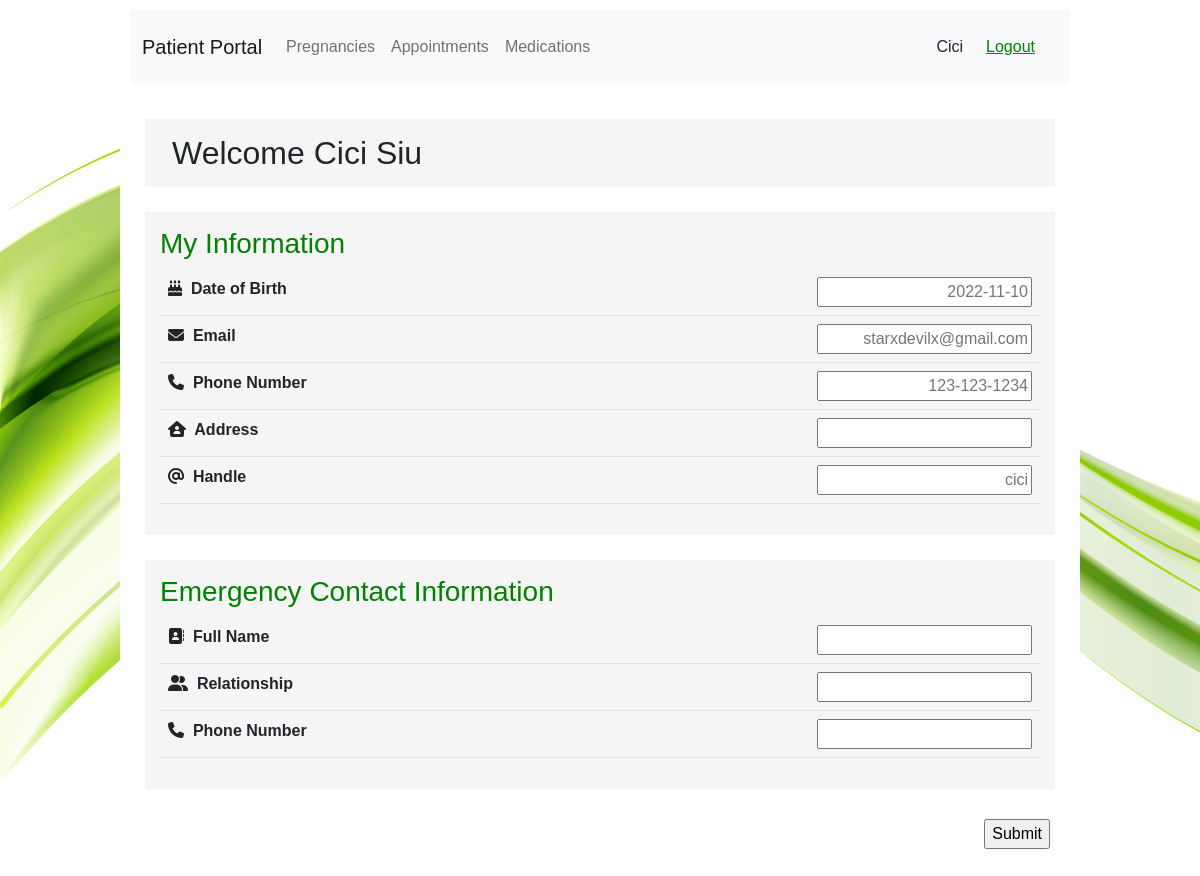
The page /html/patient/patientEditMyInfo.php (signed in) on the database as committed earlier.
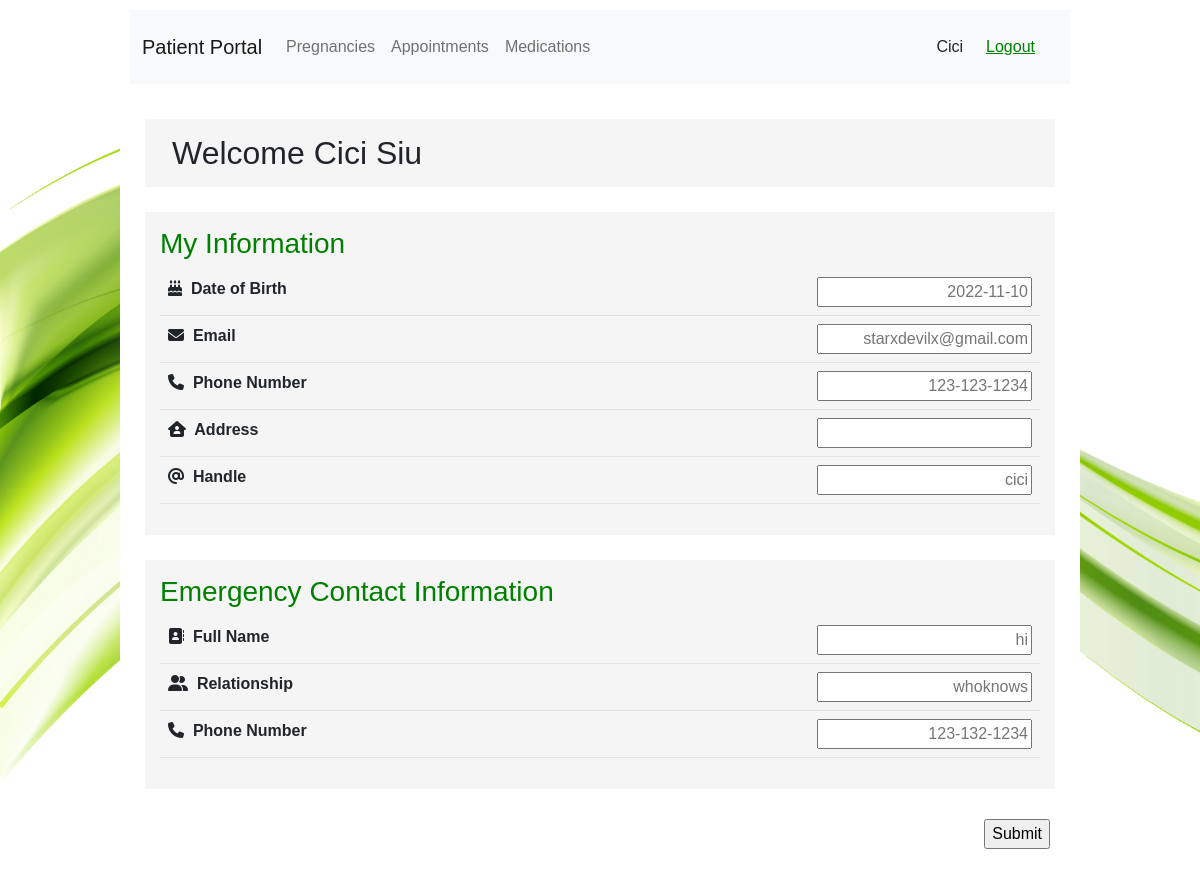
The same page on the database as committed later.
### tables this page shows
CREATE TABLE `Users` (
  `id` int(11) UNSIGNED NOT NULL,
  `first_name` varchar(255) DEFAULT NULL,
  `last_name` varchar(255) DEFAULT NULL,
  `email` varchar(255) DEFAULT NULL,
  `userpassword` varchar(64) NOT NULL,
  `role` enum('ADMIN','DOCTOR','PATIENT') DEFAULT NULL,
  `username` varchar(255) NOT NULL,
  `assigned_doctorId` int(11) DEFAULT NULL,
  `birthdate` date DEFAULT NULL,
  `phone` varchar(255) DEFAULT NULL,
  `address` varchar(255) DEFAULT NULL,
  `emerCon_name` varchar(255) DEFAULT NULL,
  `emerCon_phone` varchar(255) DEFAULT NULL,
  `emerCon_relation` varchar(255) DEFAULT NULL
);

### html/patient/patientEditMyInfo.php (the view, shortened to what the changed rows need)
<!DOCTYPE html>
<html lang="en">
<head>
    <link href="https://cdn.jsdelivr.net/npm/bootstrap@5.2.2/dist/css/bootstrap.min.css" rel="stylesheet" />
    <link rel="stylesheet" href="../../css/style.css?v=<?php echo time(); ?>" />
</head>
<body>
    <?php
    $sessionUserId = $_SESSION['sessionUserId'];
    ?>
    <div class="body">
        <section>
            <div class="container" style="display: block;">
                <h2 style="margin: 0px;">
                    <?php
                    $conn = mysqli_connect("localhost", "root", "", "pregnancy");
                    $sql = "SELECT * FROM Users WHERE id = $sessionUserId";
                    $result1 = mysqli_query($conn, $sql);
                    $user = mysqli_fetch_all($result1, MYSQLI_ASSOC);
                    foreach ($user as $user1) {
                        $first = $user1['first_name'];
                        $last = $user1['last_name'];
                        $username = $user1['username'];
                        $birthdate = $user1['birthdate'];
                        $email = $user1['email'];
                        $phone = $user1['phone'];
                        $EC_name = $user1['emerCon_name'];
                        $EC_phone = $user1['emerCon_phone'];
                        $EC_relation = $user1['emerCon_relation'];
                    }
                    echo "Welcome " . $first . " " . $last;
                    ?>
                </h2>
            </div>
        </section>
        <form method="post" action="patientEditMyInfoAction.php">
            <section style="overflow-x: scroll">
                <table class="table table-hover">
                    <tbody>
                        <tr>
                            <th scope="row"><i class="fa-solid fa-cake-candles"></i>&nbsp Date of Birth</th>
                            <td align="right">
                                <?php
                                echo '<input type="text" name="bday" id="bday" placeholder="', $birthdate, '"> <br />';
                                ?>
                            </td>
                        </tr>
                        <tr>
                            <th scope="row"><i class="fa-solid fa-envelope"></i>&nbsp Email</th>
                            <td align="right">
                                <?php
                                echo '<input type="text" name="email" id="email" placeholder="', $email, '"> <br />';
                                ?>
                            </td>
                        </tr>
                        <tr>
                            <th scope="row"><i class="fa-solid fa-phone"></i>&nbsp Phone Number</th>
                            <td align="right">
                                <?php
                                echo '<input type="text" name="phone" id="phone" placeholder="', $phone, '"> <br />';
                                ?>
                            </td>
                        </tr>
                        <tr>
                            <th scope="row"><i class="fa-solid fa-house-user"></i>&nbsp Address</th>
                        </tr>
                        <tr>
                            <th scope="row"><i class="fa-solid fa-at"></i>&nbsp Handle</th>
                            <td align="right">
                                <?php
                                echo '<input type="text" name="user" id="user" placeholder="', $username, '"> <br />';
                                ?>
                            </td>
                        </tr>
                    </tbody>
                </table>
            </section>
            <section style="overflow-x: scroll">
                <table class="table table-hover">
                    <tbody>
                        <tr>
                            <th scope="row"><i class="fa-solid fa-address-book"></i>&nbsp Full Name</th>
                            <td align="right">
                                <?php
                                echo '<input type="text" name="ECname" id="ECname" placeholder="', $EC_name, '"> <br />';
                                ?>
                            </td>
                        </tr>
                        <tr>
                            <th scope="row"><i class="fa-solid fa-user-group"></i>&nbsp Relationship</th>
                            <td align="right">
                                <?php
                                echo '<input type="text" name="ECrelation" id="ECrelation" placeholder="', $EC_relation, '"> <br />';
                                ?>
                            </td>
                        </tr>
                        <tr>
                            <th scope="row"><i class="fa-solid fa-phone"></i>&nbsp Phone Number</th>
                            <td align="right">
                                <?php
                                echo '<input type="text" name="ECphone" id="ECphone" placeholder="', $EC_phone, '"> <br />';
                                ?>
                            </td>
                        </tr>
                    </tbody>
                </table>
            </section>
        </form>
    </div>
</body>
</html>

Rows that differ between the two databases and show on the page:
changed users "Cici": ECname (not shown) → "hi"; ECrelation (not shown) → "whoknows"; ECphone (not shown) → "123-132-1234"
